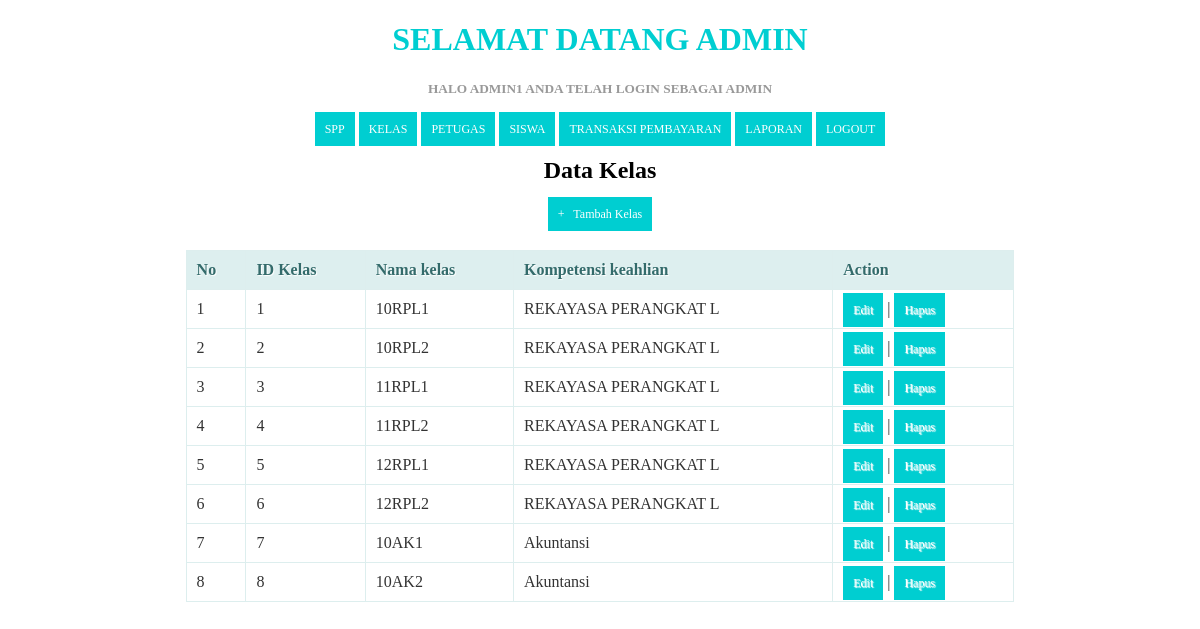
Page /kelas.php (signed in) on the committed database.
### tables this page shows
CREATE TABLE `kelas` (
  `id_kelas` int(11) NOT NULL,
  `nama_kelas` varchar(10) NOT NULL,
  `kompetensi_keahlian` varchar(50) NOT NULL
);

### kelas.php (the view, shortened to what this page needs)
<?php
  include ('header.php');
?>
    <center><h2>Data Kelas</h2><center>
    <center><a href="tambah_kelas.php">+ &nbsp; Tambah Kelas</a><center>
    <br/>
    <table>
      <thead>
        <tr>
          <th>No</th>
          <th>ID Kelas</th>
          <th>Nama kelas</th>
          <th>Kompetensi keahlian</th>
          <th>Action</th>
        </tr>
    </thead>
    <tbody>
      <?php
      $query = "SELECT * FROM kelas ORDER BY id_kelas ASC";
      $result = mysqli_query($koneksi, $query);
      $no = 1;
      while($row = mysqli_fetch_assoc($result))
      {
      ?>
       <tr>
          <td><?php echo $no; ?></td>
          <td><?php echo $no;['id_kelas'] ?></td>
          <td><?php echo $row['nama_kelas']; ?></td>
          <td><?php echo substr($row['kompetensi_keahlian'], 0, 20); ?></td>
          <td>
              <a href="edit_kelas.php?id=<?php echo $row['id_kelas']; ?>">Edit</a> |
              <a href="proses_hapuskelas.php?id=<?php echo $row['id_kelas']; ?>" onClick="return confirm('Anda yakin akan menghapus data ini?')">Hapus</a>
          </td>
      </tr>
      <?php
        $no++;
      }
      ?>
    </tbody>
    </table>
</body>
</html>

### header.php (style rules this page uses)
* { font-family: "Trebuchet MS"; }
table { border: solid 1px #DDEEEE; border-collapse: collapse; border-spacing: 0; width: 70%; margin: 10px auto 10px auto; }
table thead th { background-color: #DDEFEF; border: solid 1px #DDEEEE; color: #336B6B; padding: 10px; text-align: left; text-shadow: 1px 1px 1px #fff; text-decoration: none; }
table tbody td { border: solid 1px #DDEEEE; color: #333; padding: 10px; text-shadow: 1px 1px 1px #fff; }
a { background-color: DarkTurquoise; color: #fff; padding: 10px; text-decoration: none; font-size: 12px; }

### rows in the picture
kelas: nama_kelas "10RPL1", kompetensi_keahlian "REKAYASA PERANGKAT L"
kelas: nama_kelas "10RPL2", kompetensi_keahlian "REKAYASA PERANGKAT L"
kelas: nama_kelas "11RPL1", kompetensi_keahlian "REKAYASA PERANGKAT L"
kelas: nama_kelas "11RPL2", kompetensi_keahlian "REKAYASA PERANGKAT L"
kelas: nama_kelas "12RPL1", kompetensi_keahlian "REKAYASA PERANGKAT L"
kelas: nama_kelas "12RPL2", kompetensi_keahlian "REKAYASA PERANGKAT L"
kelas: nama_kelas "10AK1", kompetensi_keahlian "Akuntansi"
kelas: nama_kelas "10AK2", kompetensi_keahlian "Akuntansi"

### other values in the picture
$_SESSION['username'] "ADMIN1"
$_SESSION['level'] "ADMIN"
